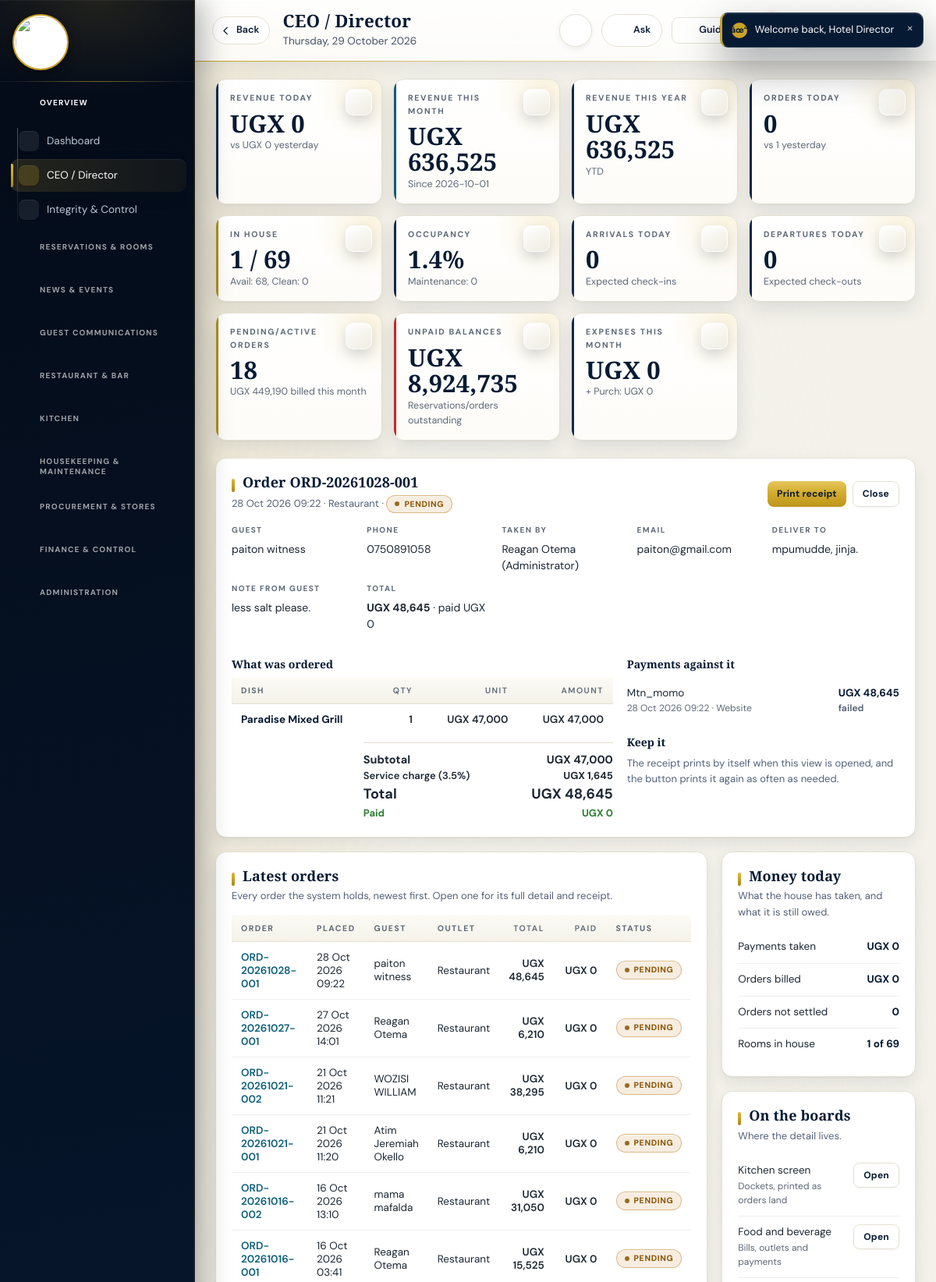
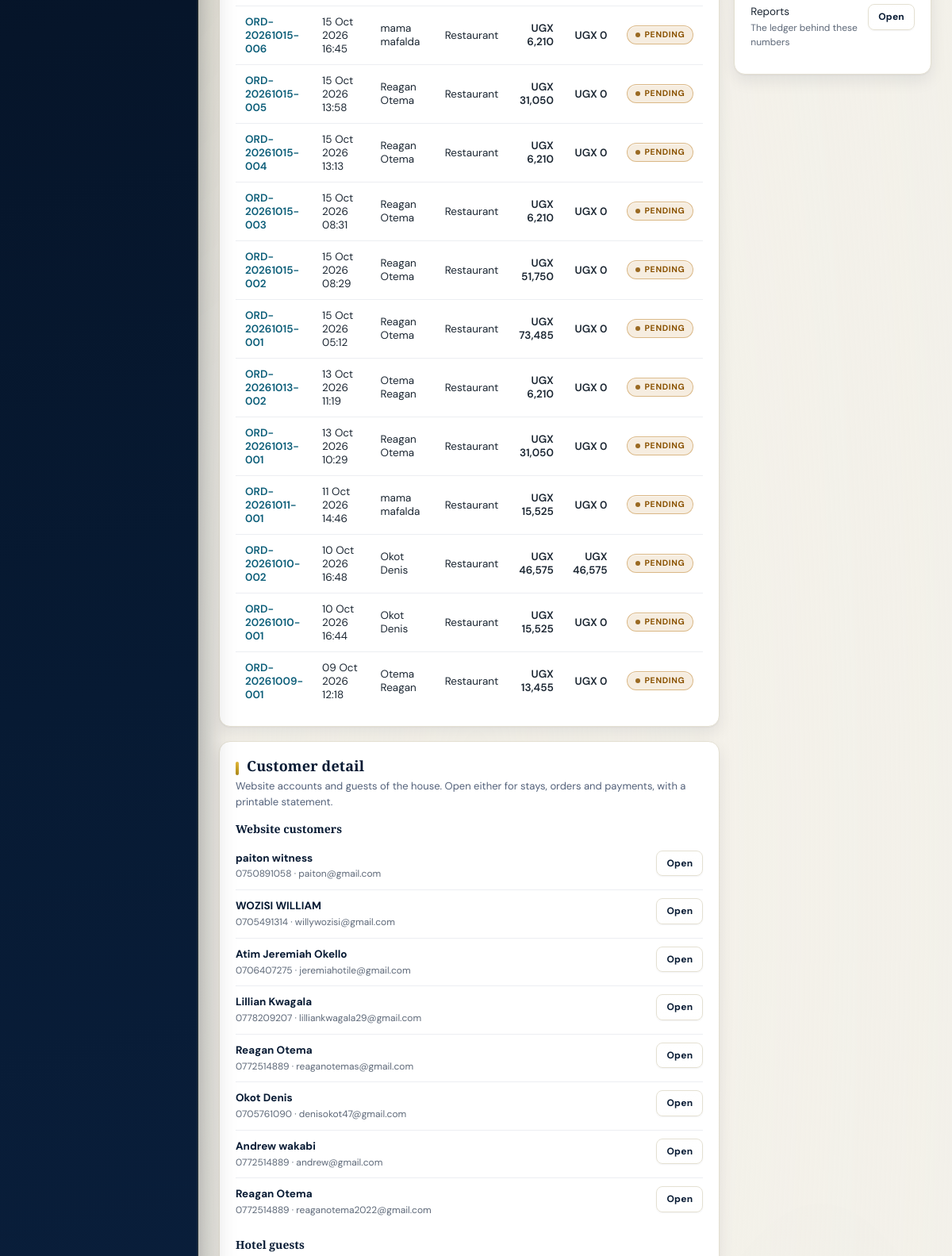
The app's page /backend-php/index.php?page=overview&order=18 (signed in, upper part) with its own data (2 pictures, top to bottom).
### tables this page shows
CREATE TABLE `orders` (
  `id` bigint(20) UNSIGNED NOT NULL,
  `hotel_id` bigint(20) UNSIGNED NOT NULL,
  `user_id` bigint(20) UNSIGNED NOT NULL,
  `shift_id` bigint(20) UNSIGNED DEFAULT NULL,
  `order_number` varchar(60) NOT NULL,
  `outlet` enum('restaurant','bar','room_service') NOT NULL,
  `order_type` enum('table','room','takeaway','delivery') NOT NULL,
  `table_name` varchar(60) DEFAULT NULL,
  `room_id` bigint(20) UNSIGNED DEFAULT NULL,
  `customer_name` varchar(160) DEFAULT NULL,
  `customer_phone` varchar(40) DEFAULT NULL,
  `customer_email` varchar(190) DEFAULT NULL,
  `delivery_address` varchar(255) DEFAULT NULL,
  `delivery_notes` text DEFAULT NULL,
  `status` enum('pending','accepted','preparing','ready','served','partially_paid','paid','cancelled') DEFAULT 'pending',
  `discount` decimal(14,2) DEFAULT 0.00,
  `subtotal` decimal(14,2) DEFAULT 0.00,
  `tax` decimal(14,2) DEFAULT 0.00,
  `total` decimal(14,2) DEFAULT 0.00,
  `created_at` timestamp NULL DEFAULT NULL,
  `deleted_at` timestamp NULL DEFAULT NULL,
  `deleted_by` bigint(20) UNSIGNED DEFAULT NULL
);

CREATE TABLE `users` (
  `id` bigint(20) UNSIGNED NOT NULL,
  `hotel_id` bigint(20) UNSIGNED DEFAULT NULL,
  `name` varchar(190) NOT NULL,
  `email` varchar(190) DEFAULT NULL,
  `phone` varchar(50) DEFAULT NULL,
  `password_hash` varchar(255) NOT NULL,
  `status` enum('pending','active','suspended') DEFAULT 'pending',
  `created_at` timestamp NULL DEFAULT NULL,
  `updated_at` timestamp NULL DEFAULT NULL,
  `profile_image` varchar(255) DEFAULT NULL,
  `last_login_at` datetime DEFAULT NULL,
  `password_changed_at` datetime DEFAULT NULL,
  `deleted_at` timestamp NULL DEFAULT NULL,
  `deleted_by` bigint(20) UNSIGNED DEFAULT NULL
);

CREATE TABLE `order_items` (
  `id` bigint(20) UNSIGNED NOT NULL,
  `order_id` bigint(20) UNSIGNED NOT NULL,
  `menu_item_id` bigint(20) UNSIGNED DEFAULT NULL,
  `custom_name` varchar(190) DEFAULT NULL,
  `quantity` decimal(12,2) NOT NULL,
  `unit_price` decimal(14,2) NOT NULL,
  `total` decimal(14,2) NOT NULL,
  `notes` text DEFAULT NULL
);

CREATE TABLE `payments` (
  `id` bigint(20) UNSIGNED NOT NULL,
  `hotel_id` bigint(20) UNSIGNED NOT NULL,
  `user_id` bigint(20) UNSIGNED DEFAULT NULL,
  `customer_id` bigint(20) UNSIGNED DEFAULT NULL,
  `invoice_id` bigint(20) UNSIGNED DEFAULT NULL,
  `order_id` bigint(20) UNSIGNED DEFAULT NULL,
  `shift_id` bigint(20) UNSIGNED DEFAULT NULL,
  `reservation_id` bigint(20) UNSIGNED DEFAULT NULL,
  `amount` decimal(14,2) NOT NULL,
  `method` varchar(50) NOT NULL,
  `provider` varchar(100) DEFAULT NULL,
  `provider_reference` varchar(190) DEFAULT NULL,
  `checkout_token` varchar(190) DEFAULT NULL,
  `status` enum('pending','successful','failed','refunded','reversed') DEFAULT 'pending',
  `verified_at` datetime DEFAULT NULL,
  `gateway_result` text DEFAULT NULL,
  `payer_phone` varchar(50) DEFAULT NULL,
  `created_at` timestamp NULL DEFAULT NULL
);

CREATE TABLE `customers` (
  `id` bigint(20) UNSIGNED NOT NULL,
  `hotel_id` bigint(20) UNSIGNED NOT NULL DEFAULT 1,
  `full_name` varchar(160) NOT NULL DEFAULT '',
  `email` varchar(190) NOT NULL,
  `phone` varchar(40) NOT NULL DEFAULT '',
  `password_hash` varchar(255) NOT NULL DEFAULT '',
  `google_sub` varchar(128) DEFAULT NULL,
  `status` varchar(24) NOT NULL DEFAULT 'active',
  `created_at` datetime NOT NULL DEFAULT current_timestamp(),
  `updated_at` datetime NOT NULL DEFAULT current_timestamp() ON UPDATE current_timestamp(),
  `last_login_at` datetime DEFAULT NULL,
  `profile_image` varchar(255) DEFAULT NULL,
  `date_of_birth` date DEFAULT NULL,
  `gender` varchar(20) DEFAULT NULL,
  `nationality` varchar(80) DEFAULT NULL,
  `national_id` varchar(60) DEFAULT NULL,
  `address` varchar(255) DEFAULT NULL,
  `city` varchar(120) DEFAULT NULL,
  `country` varchar(120) DEFAULT NULL,
  `postcode` varchar(20) DEFAULT NULL,
  `company` varchar(160) DEFAULT NULL,
  `job_title` varchar(120) DEFAULT NULL,
  `preferred_language` varchar(20) DEFAULT NULL,
  `dietary_preferences` varchar(255) DEFAULT NULL,
  `room_preferences` varchar(255) DEFAULT NULL,
  `marketing_opt_in` tinyint(1) NOT NULL DEFAULT 0,
  `emergency_contact_name` varchar(160) DEFAULT NULL,
  `emergency_contact_phone` varchar(40) DEFAULT NULL,
  `notes` text DEFAULT NULL,
  `deleted_at` timestamp NULL DEFAULT NULL,
  `deleted_by` bigint(20) UNSIGNED DEFAULT NULL
);

### backend-php/modules/overview.php (the view, shortened to what this page needs)
<?php
function order_full(int $id): ?array{
 $o=row("SELECT o.*,(SELECT oi.notes FROM order_items oi WHERE oi.order_id=o.id AND oi.notes<>'' ORDER BY oi.id LIMIT 1) any_notes,
  (SELECT COALESCE(SUM(p.amount),0) FROM payments p WHERE p.order_id=o.id AND p.status='successful') paid,
  u.name taken_by
  FROM orders o LEFT JOIN users u ON u.id=o.user_id WHERE o.id=?",[$id]);
 $o['lines']=rows('SELECT oi.quantity,oi.unit_price,oi.total,oi.notes,'.hp_order_item_name_sql().' FROM order_items oi LEFT JOIN menu_items mi ON mi.id=oi.menu_item_id WHERE oi.order_id=? ORDER BY oi.id',[$id]);
 $o['payments']=rows("SELECT p.amount,p.method,p.status,p.created_at,u.name who FROM payments p LEFT JOIN users u ON u.id=p.user_id WHERE p.order_id=? ORDER BY p.id",[$id]);
 return $o;
}
function phone_key(?string $p): string{
 $d=preg_replace('/\D/','',(string)$p);
 return strlen($d)>9?substr($d,-9):$d;
}
$order=null;$viewOrder=(int)($_GET['order']??0);
if($viewOrder) $order=order_full($viewOrder);
$orders=rows("SELECT o.id,o.order_number,o.outlet,o.order_type,o.status,o.total,o.created_at,
 (SELECT COALESCE(SUM(p.amount),0) FROM payments p WHERE p.order_id=o.id AND p.status='successful') paid,
 (SELECT oi.notes FROM order_items oi WHERE oi.order_id=o.id AND oi.notes<>'' ORDER BY oi.id LIMIT 1) any_notes
 FROM orders o ORDER BY o.id DESC LIMIT 20");
$recentCustomers=rows('SELECT id,full_name,phone,email,created_at FROM customers ORDER BY id DESC LIMIT 12');
echo '<div class="kpis">';
echo '</div>';
if($order){
 $g=order_customer($order['any_notes']??null);
 echo '<div class="panel"><div class="toolbar" style="margin-bottom:14px">';
 echo '<div><h2>Order '.e($order['order_number']).'</h2><p class="hint" style="margin:0">'.fmtdt($order['created_at']).' &middot; '.e(ucfirst((string)$order['outlet'])).' &middot; '.status_badge($order['status']).'</p></div>';
 echo '<div class="bar"><button class="btn sm" type="button" onclick="printReceipt(\'order-'.(int)$order['id'].'\')">Print receipt</button>';
 echo '<a class="btnGhost sm" href="'.BASE.'/index.php?page=overview">Close</a></div></div>';
 echo '<div class="res-meta" style="margin-bottom:16px">';
 echo '<div class="field" style="margin:0"><label>Guest</label><div>'.e($g['name']??'Counter order').'</div></div>';
 if($g) echo '<div class="field" style="margin:0"><label>Phone</label><div><a href="'.BASE.'/index.php?page=overview&amp;customer='.(int)(val('SELECT id FROM customers WHERE phone LIKE ?',['%'.phone_key($g['phone']).'%'])?:0).'">'.e($g['phone']).'</a></div></div>';
 echo '<div class="field" style="margin:0"><label>Taken by</label><div>'.e($order['taken_by']??'Website').'</div></div>';
 $d=order_delivery($order);
 if($d['email']) echo '<div class="field" style="margin:0"><label>Email</label><div>'.e($d['email']).'</div></div>';
 if($d['address']) echo '<div class="field" style="margin:0"><label>Deliver to</label><div>'.e($d['address']).'</div></div>';
 if($d['notes']) echo '<div class="field" style="margin:0"><label>Note from guest</label><div>'.e($d['notes']).'</div></div>';
 echo '<div class="field" style="margin:0"><label>Total</label><div><b>'.money($order['total']).'</b> &middot; paid '.money($order['paid']).'</div></div>';
 echo '</div>';
 echo '<div class="twoCol"><div>';
 echo '<h3>What was ordered</h3><table class="tbl"><thead><tr><th>Dish</th><th class="num">Qty</th><th class="num">Unit</th><th class="num">Amount</th></tr></thead><tbody>';
 foreach($order['lines'] as $l){
  $note=prep_note($l['notes']??null);
  echo '<tr><td><b>'.e($l['name']??'Item removed').'</b>'.($note?'<br><small>'.e($note).'</small>':'').'</td>';
  echo '<td class="num">'.rtrim(rtrim(number_format((float)$l['quantity'],2,'.',''),'0'),'.').'</td><td class="num">'.money($l['unit_price']).'</td><td class="num">'.money($l['total']).'</td></tr>';
 }
 echo '</tbody></table>';
 echo '<div class="totals" style="max-width:320px;margin-left:auto">';
 echo '<div class="tt"><span>Subtotal</span><b>'.money($order['subtotal']).'</b></div>';
 if((float)$order['tax']>0) echo '<div class="tt" style="font-size:13px;font-weight:600"><span>Service charge (3.5%)</span><b>'.money($order['tax']).'</b></div>';
 echo '<div class="tt" style="font-size:18px"><span>Total</span><b>'.money($order['total']).'</b></div>';
 echo '<div class="tt" style="font-size:13px;color:#2e7d32"><span>Paid</span><b>'.money($order['paid']).'</b></div>';
 echo '</div></div>';
 echo '<div>';
 echo '<h3>Payments against it</h3>';
 if(!count($order['payments'])) echo '<p class="emptyLine">Nothing has been taken against this order yet.</p>';
 else{
  echo '<div class="miniList">';
  foreach($order['payments'] as $p){
   echo '<div class="li"><span>'.e(ucfirst((string)$p['method'])).'<br><small>'.fmtdt($p['created_at']).' &middot; '.e($p['who']??'Website').'</small></span>';
   echo '<b>'.money($p['amount']).'<br><small>'.e($p['status']).'</small></b></div>';
  }
  echo '</div>';
 }
 echo '<h3>Keep it</h3><p class="hint">The receipt prints by itself when this view is opened, and the button prints it again as often as needed.</p>';
 echo '</div></div></div>';
}
echo '<div class="dashGrid"><div>';
echo '<div class="panel"><h2>Latest orders</h2><p class="hint">Every order the system holds, newest first. Open one for its full detail and receipt.</p>';
echo '<table class="tbl"><thead><tr><th>Order</th><th>Placed</th><th>Guest</th><th>Outlet</th><th class="num">Total</th><th class="num">Paid</th><th>Status</th></tr></thead><tbody>';
foreach($orders as $o){
 $g=order_customer($o['any_notes']??null);
 echo '<tr><td><b><a href="'.BASE.'/index.php?page=overview&amp;order='.(int)$o['id'].'">'.e($o['order_number']).'</a></b></td>';
 echo '<td>'.fmtdt($o['created_at']).'</td><td>'.e($g['name']??'Counter').'</td><td>'.e(ucfirst((string)$o['outlet'])).'</td>';
 echo '<td class="num">'.money($o['total']).'</td><td class="num">'.money($o['paid']).'</td><td>'.status_badge($o['status']).'</td></tr>';
}
echo '</tbody></table></div>';
echo '<div class="panel"><h2>Customer detail</h2><p class="hint">Website accounts and guests of the house. Open either for stays, orders and payments, with a printable statement.</p>';
echo '<h3>Website customers</h3><div class="miniList">';
foreach($recentCustomers as $c){
 echo '<div class="li"><span><b><a href="'.BASE.'/index.php?page=overview&amp;customer='.(int)$c['id'].'">'.e($c['full_name']).'</a></b><br><small>'.e($c['phone']??'').' &middot; '.e($c['email']??'').'</small></span>';
 echo '<b><a class="btnGhost sm" href="'.BASE.'/index.php?page=overview&amp;customer='.(int)$c['id'].'">Open</a></b></div>';
}
echo '</div>';
echo '<h3>Hotel guests</h3><div class="miniList">';
echo '</div></div></div>';
echo '<div>';
echo '<div class="panel"><h2>Money today</h2><p class="hint">What the house has taken, and what it is still owed.</p>';
echo '<div class="miniList">';
echo '<div class="li"><span>Payments taken</span><b>'.money($k['today']).'</b></div>';
echo '<div class="li"><span>Orders billed</span><b>'.money($k['billed']).'</b></div>';
echo '<div class="li"><span>Orders not settled</span><b>'.(int)$k['owed'].'</b></div>';
echo '<div class="li"><span>Rooms in house</span><b>'.(int)$k['inhouse'].' of '.(int)$k['rooms'].'</b></div>';
echo '</div></div>';
echo '<div class="panel"><h2>On the boards</h2><p class="hint">Where the detail lives.</p><div class="miniList">';
echo '<div class="li"><span>Kitchen screen<br><small>Dockets, printed as orders land</small></span><b><a class="btnGhost sm" href="'.BASE.'/index.php?page=kitchen">Open</a></b></div>';
echo '<div class="li"><span>Food and beverage<br><small>Bills, outlets and payments</small></span><b><a class="btnGhost sm" href="'.BASE.'/index.php?page=fnb">Open</a></b></div>';
echo '<div class="li"><span>Reports<br><small>The ledger behind these numbers</small></span><b><a class="btnGhost sm" href="'.BASE.'/index.php?page=reports">Open</a></b></div>';
echo '</div></div></div></div>';

### backend-php/app/bootstrap.php (shortened to what this page needs)
<?php
if(!function_exists('hp_config')){
 function hp_config(): array{
  $file=__DIR__.'/../config.php';
  if(!is_readable($file)) return $cfg=[];
  $got=include $file;
  return $cfg=is_array($got)?$got:[];
 }
}
function db_config(): array{
 $fromFile=hp_config();
 $fromConfig=function(string $path) use($fromFile){
  $node=$fromFile;
  foreach(explode('.',$path) as $step){
   if(!is_array($node)||!array_key_exists($step,$node)) return null;
   $node=$node[$step];
  }
  return $node;
 };
 $pick=function(string $path,string $env,string $fallback) use($fromConfig): string{
  $v=getenv($env);
  if(is_string($v)&&$v!=='') return $v;
  $v=$fromConfig($path);
  if(is_string($v)&&$v!=='') return $v;
  return $fallback;
 };
 $host=$pick('db.host','HP_DB_HOST','127.0.0.1');
 $port=$pick('db.port','HP_DB_PORT','');
 return $cfg=[
  'dsn'=>'mysql:host='.$host.($port!==''?';port='.$port:'').';charset=utf8mb4',
  'host'=>$host,'port'=>$port,
  'name'=>$pick('db.name','HP_DB_NAME','hotelpardise_system'),
  'user'=>$pick('db.user','HP_DB_USER','hotelpardise_system'),
  'pass'=>$pick('db.pass','HP_DB_PASS',''),
  'web'=>[
   'name'=>$pick('web_db.name','HP_WEB_DB_NAME','hotelpardise_website'),
   'user'=>$pick('web_db.user','HP_WEB_DB_USER','hotelpardise_website'),
   'pass'=>$pick('web_db.pass','HP_WEB_DB_PASS',''),
  ],
 ];
}
function db_connect(string $dsn,string $dbName,string $user,string $pass): PDO{
  try{
   return new PDO($dsn.';dbname='.$dbName,$user,$pass,[
    PDO::ATTR_ERRMODE=>PDO::ERRMODE_EXCEPTION,
    PDO::ATTR_DEFAULT_FETCH_MODE=>PDO::FETCH_ASSOC
   ]);
  }catch(PDOException $e){
   $reason=db_failure_reason($e,$dbName,$user);
   error_log('[hotel db] cannot open '.$dbName.' as '.$user.'@'.db_config()['host']
    .' [SQLSTATE '.$e->getCode().']: '.$reason);
   throw new RuntimeException($reason,0);
  }
}
function db(): PDO{
  static $pdo=null;
  if($pdo===null){
   $c=db_config();
   try{
    $pdo=db_connect($c['dsn'],$c['name'],$c['user'],$c['pass']);
   }catch(RuntimeException $e){
    db_setup_page($e->getMessage());
   }
  }
  return $pdo;
}
function q(string $sql,array $p=[]){ $st=db()->prepare($sql); $st->execute($p); return $st; }
function rows(string $sql,array $p=[]){ return q($sql,$p)->fetchAll(); }
function row(string $sql,array $p=[]){ $r=q($sql,$p)->fetch(); return $r===false?null:$r; }
function val(string $sql,array $p=[]){ $r=q($sql,$p)->fetchColumn(); return $r===false?null:$r; }
function hp_column_exists(string $table,string $col): bool{
 try{
  $pattern=str_replace(['\\','_','%'],['\\\\','\\_','\\%'],$col);
  $st=db()->query('SHOW COLUMNS FROM `'.$table.'` LIKE '.db()->quote($pattern));
  return (bool)$st->fetch();
 }catch(Throwable $e){ return false; }
}
function hp_order_item_name_sql(string $itemAlias='oi',string $menuAlias='mi'): string{
 $item=preg_replace('/[^A-Za-z0-9_]/','',(string)$itemAlias) ?: 'oi';
 $menu=preg_replace('/[^A-Za-z0-9_]/','',(string)$menuAlias) ?: 'mi';
 $custom=hp_column_exists('order_items','custom_name')?"NULLIF($item.custom_name,'')":'NULL';
 return "COALESCE($menu.name,$custom,'Custom item') AS name";
}
function e($v=null): string{ return htmlspecialchars((string)$v,ENT_QUOTES,'UTF-8'); }
function money($v): string{ return 'UGX '.number_format((float)$v,0); }
function fmtdt($d): string{ return $d?date('d M Y H:i',strtotime((string)$d)):''; }
function badge(string $text,string $tone='grey'): string{
 static $tones=['ok'=>1,'warn'=>1,'bad'=>1,'gold'=>1,'navy'=>1,'blue'=>1,'grey'=>1];
 $t=isset($tones[$tone])?$tone:'grey';
 return '<span class="badge '.e($t).'">'.e($text).'</span>';
}

### records on screen
orders: order_number "ORD-20261028-001", created_at "28 Oct 2026 09:22", outlet "Restaurant", status "PENDING", user.name "Reagan Otema (Administrator)", customer_email "paiton@gmail.com", delivery_address "mpumudde, jinja.", delivery_notes "less salt please.", total "UGX 48,645", subtotal "UGX 47,000", tax "UGX 1,645", name "paiton witness", paid "UGX 0"
order_items: name "Paradise Mixed Grill", quantity "1", unit_price "UGX 47,000", total "UGX 47,000"
payments: method "Mtn_momo", created_at "28 Oct 2026 09:22", who "Website", amount "UGX 48,645", status "failed"
orders: order_number "ORD-20261027-001", created_at "27 Oct 2026 14:01", name "Reagan Otema", outlet "Restaurant", total "UGX 6,210", paid "UGX 0", status "PENDING"
orders: order_number "ORD-20261021-002", created_at "21 Oct 2026 11:21", name "WOZISI WILLIAM", outlet "Restaurant", total "UGX 38,295", paid "UGX 0", status "PENDING"
orders: order_number "ORD-20261021-001", created_at "21 Oct 2026 11:20", outlet "Restaurant", total "UGX 6,210", paid "UGX 0", status "PENDING"
customers: full_name "Atim Jeremiah Okello", phone "0706407275", email "jeremiahotile@gmail.com"
orders: order_number "ORD-20261016-002", created_at "16 Oct 2026 13:10", name "mama mafalda", outlet "Restaurant", total "UGX 31,050", paid "UGX 0", status "PENDING"
orders: order_number "ORD-20261016-001", created_at "16 Oct 2026 03:41", name "Reagan Otema", outlet "Restaurant", total "UGX 15,525", paid "UGX 0", status "PENDING"
orders: order_number "ORD-20261015-006", created_at "15 Oct 2026 16:45", name "mama mafalda", outlet "Restaurant", total "UGX 6,210", paid "UGX 0", status "PENDING"
orders: order_number "ORD-20261015-005", created_at "15 Oct 2026 13:58", name "Reagan Otema", outlet "Restaurant", total "UGX 31,050", paid "UGX 0", status "PENDING"
orders: order_number "ORD-20261015-004", created_at "15 Oct 2026 13:13", name "Reagan Otema", outlet "Restaurant", total "UGX 6,210", paid "UGX 0", status "PENDING"
orders: order_number "ORD-20261015-003", created_at "15 Oct 2026 08:31", name "Reagan Otema", outlet "Restaurant", total "UGX 6,210", paid "UGX 0", status "PENDING"
orders: order_number "ORD-20261015-002", created_at "15 Oct 2026 08:29", name "Reagan Otema", outlet "Restaurant", total "UGX 51,750", paid "UGX 0", status "PENDING"
orders: order_number "ORD-20261015-001", created_at "15 Oct 2026 05:12", name "Reagan Otema", outlet "Restaurant", total "UGX 73,485", paid "UGX 0", status "PENDING"
orders: order_number "ORD-20261013-002", created_at "13 Oct 2026 11:19", name "Otema Reagan", outlet "Restaurant", total "UGX 6,210", paid "UGX 0", status "PENDING"
orders: order_number "ORD-20261013-001", created_at "13 Oct 2026 10:29", name "Reagan Otema", outlet "Restaurant", total "UGX 31,050", paid "UGX 0", status "PENDING"
orders: order_number "ORD-20261011-001", created_at "11 Oct 2026 14:46", name "mama mafalda", outlet "Restaurant", total "UGX 15,525", paid "UGX 0", status "PENDING"
orders: order_number "ORD-20261010-002", created_at "10 Oct 2026 16:48", name "Okot Denis", outlet "Restaurant", total "UGX 46,575", paid "UGX 46,575", status "PENDING"
orders: order_number "ORD-20261010-001", created_at "10 Oct 2026 16:44", name "Okot Denis", outlet "Restaurant", total "UGX 15,525", paid "UGX 0", status "PENDING"
orders: order_number "ORD-20261009-001", created_at "09 Oct 2026 12:18", name "Otema Reagan", outlet "Restaurant", total "UGX 13,455", paid "UGX 0", status "PENDING"
customers: full_name "paiton witness", phone "0750891058", email "paiton@gmail.com"
customers: full_name "WOZISI WILLIAM", phone "0705491314", email "willywozisi@gmail.com"
customers: full_name "Lillian Kwagala", phone "0778209207", email "lilliankwagala29@gmail.com"
customers: full_name "Reagan Otema", phone "0772514889", email "reaganotemas@gmail.com"
customers: full_name "Okot Denis", phone "0705761090", email "denisokot47@gmail.com"
customers: full_name "Andrew wakabi", phone "0772514889", email "andrew@gmail.com"
customers: full_name "Reagan Otema", phone "0772514889", email "reaganotema2022@gmail.com"

### other values on screen
$group['label'] "OVERVIEW"
$label "Dashboard"
$label "CEO / Director"
$label "Integrity & Control"
$group['label'] "RESERVATIONS & ROOMS"
$group['label'] "NEWS & EVENTS"
$group['label'] "GUEST COMMUNICATIONS"
$group['label'] "RESTAURANT & BAR"
$group['label'] "KITCHEN"
$group['label'] "HOUSEKEEPING & MAINTENANCE"
$group['label'] "PROCUREMENT & STORES"
$group['label'] "FINANCE & CONTROL"
$group['label'] "ADMINISTRATION"
$title "CEO / Director"
$sub "Thursday, 29 October 2026"
